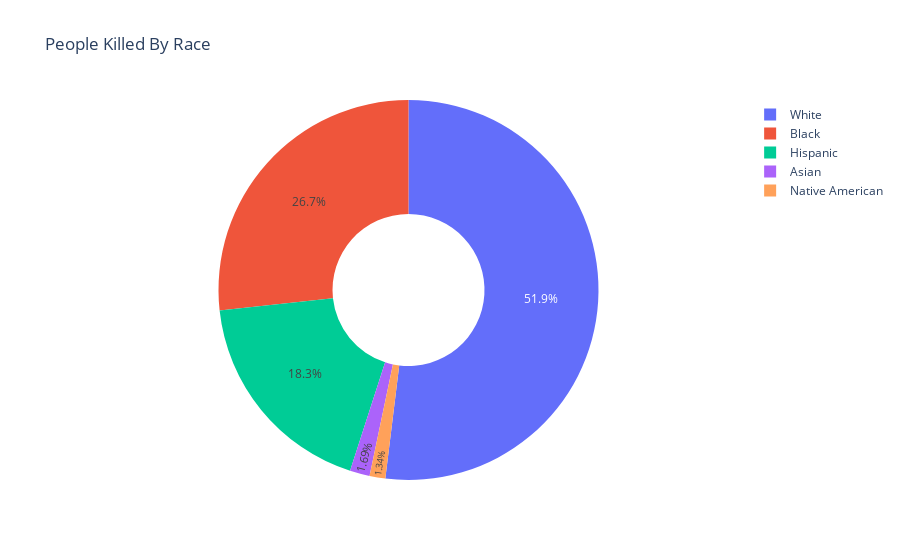

The cell this chart's notebook holds for it:
### Code cell
fig = px.pie(labels=count.index, values=count.values, 
title="People Killed By Race", names=count.index, hole=0.4)
fig.update_traces(textposition='inside', textinfo='percent', hovertemplate="Race: %{label} <br>People Killed: %{value} </br>",\
                 labels=['White','Black','Hispanic','Asian','Native American'])
fig.show()

### Figure 1 — Plotly figure (JSON) as saved in the notebook; plotly's stock layout.template omitted (floating-point values rounded to 4 significant figures)
{"data": [{"domain": {"x": [0, 1], "y": [0, 1]}, "hole": 0.4, "hovertemplate": "Race: %{label} <br>People Killed: %{value} </br>", "labels": ["White", "Black", "Hispanic", "Asian", "Native American"], "legendgroup": "", "name": "", "showlegend": true, "textinfo": "percent", "textposition": "inside", "type": "pie", "values": [1201, 618, 423, 39, 31]}], "layout": {"autosize": true, "legend": {"tracegroupgap": 0}, "title": {"text": "People Killed By Race"}}}
